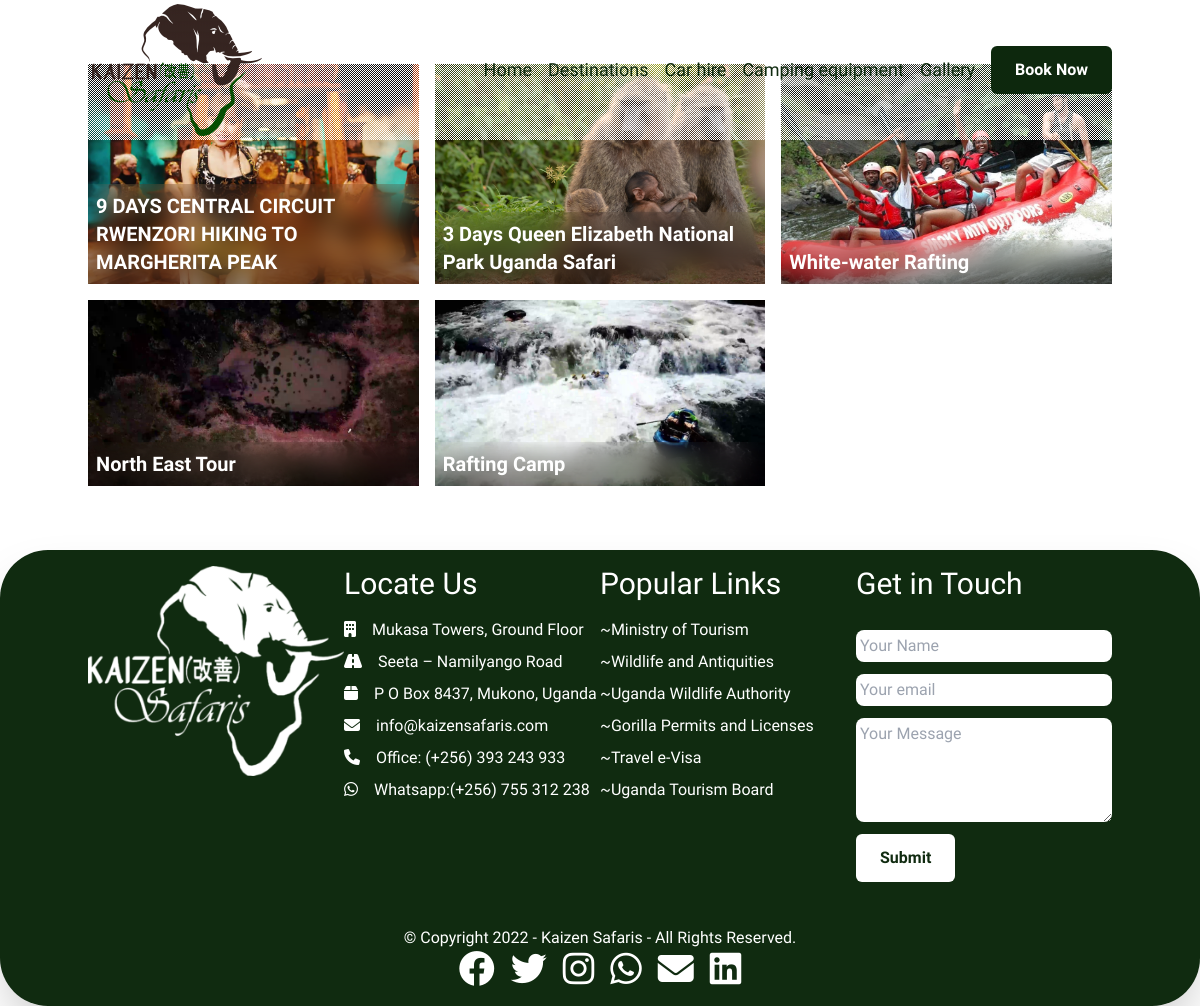
Page /destinations/1/itineraries/ on the committed database.
### destinations/models.py (models this page shows, shortened)
class Itinerary(models.Model):
    name = models.CharField(max_length=100)
    image = models.ImageField(null=True)
    destination = models.ForeignKey(Destination, on_delete=models.CASCADE, related_name='itineraries')
    departure_date = models.DateField(blank=True, null=True)
    return_date = models.DateField(blank=True, null=True)
    is_upcoming = models.BooleanField(default=False)
    class Meta:
        verbose_name = 'Itinerary'
        verbose_name_plural = 'Itineraries'
    def Duration(self):
        return str(self.return_date - self.departure_date)[:-9]

### destinations/views.py (the view)
# urls.py: path('<int:pk>/itineraries/', itineraryListView, name='itinerary-list'),
def itineraryListView(request, pk):
    template_name = 'destinations/itinerary-list.html'
    destination = Destination.objects.get(id=pk)
    itineraries = Itinerary.objects.filter(destination=destination)
    context = {
        "itineraries": itineraries
    }
    return render(request, template_name, context)

### destinations/templates/destinations/itinerary-list.html (shortened to what this page needs)
{% extends 'base.html' %}
{% load static %}
{% block content %}
<section id="itineries">
    <div class="container py-16">
        <div class="grid gap-4 sm:grid-cols-2 md:grid-cols-3 2xl:grid-cols-4">
            {% for itinerary in itineraries %}
                <div class="overflow-hidden relative card">
                    <img src="{{ itinerary.image.url }}" alt=""
                        class="w-full h-full object-cover">
                    <div class="absolute top-0 left-0 w-full h-full grid">
                        <div class="mt-auto filter p-2 backdrop-blur-md bg-gradient-to-t from-[rgba(0,0,0,0.4)]">
                            <h2 class="text-white text-xl font-extrabold">
                                <a href="{% url 'destinations:itinerary-detail' itinerary.pk %}" class="hover:text-lime-300">{{ itinerary.name }}</a>
                            </h2>
                        </div>
                    </div>
                </div>
            {% endfor %}
        </div>
    </div>
</section>
{% endblock content %}

### static/css/style.css (style rules this page uses)
html { line-height: 1.5; -webkit-text-size-adjust: 100%; -moz-tab-size: 4; -o-tab-size: 4; tab-size: 4; font-family: ui-sans-serif, system-ui, -apple-system, BlinkMacSystemFont, "Segoe UI", Roboto, "Helvetica Neue", Arial, "Noto Sans", sans-serif, "Apple Color Emoji", "Segoe UI Emoji", "Segoe UI Symbol", "Noto Color Emoji"; }
body { margin: 0; line-height: inherit; }
h1, h2, h3, h4, h5, h6 { font-size: inherit; font-weight: inherit; }
a { color: inherit; text-decoration: inherit; }
blockquote, dl, dd, h1, h2, h3, h4, h5, h6, hr, figure, p, pre { margin: 0; }
img, svg, video, canvas, audio, iframe, embed, object { display: block; vertical-align: middle; }
img, video { max-width: 100%; height: auto; }
.container { width: 100%; }
@media (min-width: 640px) { .container { max-width: 640px; } }
@media (min-width: 768px) { .container { max-width: 768px; } }
@media (min-width: 1024px) { .container { max-width: 1024px; } }
.absolute { position: absolute; }
.relative { position: relative; }
.top-0 { top: 0px; }
.left-0 { left: 0px; }
.mt-auto { margin-top: auto; }
.grid { display: grid; }
.h-full { height: 100%; }
.w-full { width: 100%; }
.gap-4 { gap: 1rem; }
.overflow-hidden { overflow: hidden; }
.overflow-x-hidden { overflow-x: hidden; }
.bg-gradient-to-t { background-image: linear-gradient(to top, var(--tw-gradient-stops)); }
.from-\[rgba\(0\2c 0\2c 0\2c 0\.4\)\] { --tw-gradient-from: rgba(0,0,0,0.4); --tw-gradient-to: rgb(0 0 0 / 0); --tw-gradient-stops: var(--tw-gradient-from), var(--tw-gradient-to); }
.object-cover { -o-object-fit: cover; object-fit: cover; }
.p-2 { padding: 0.5rem; }
.py-16 { padding-top: 4rem; padding-bottom: 4rem; }
.text-xl { font-size: 1.25rem; line-height: 1.75rem; }
.font-extrabold { font-weight: 800; }
.text-white { --tw-text-opacity: 1; color: rgb(255 255 255 / var(--tw-text-opacity)); }
.filter { filter: var(--tw-blur) var(--tw-brightness) var(--tw-contrast) var(--tw-grayscale) var(--tw-hue-rotate) var(--tw-invert) var(--tw-saturate) var(--tw-sepia) var(--tw-drop-shadow); }
.backdrop-blur-md { --tw-backdrop-blur: blur(12px); -webkit-backdrop-filter: var(--tw-backdrop-blur) var(--tw-backdrop-brightness) var(--tw-backdrop-contrast) var(--tw-backdrop-grayscale) var(--tw-backdrop-hue-rotate) var(--tw-backdrop-invert) var(--tw-backdrop-opacity) var(--tw-backdrop-saturate) var(--tw-backdrop-sepia); backdrop-filter: var(--tw-backdrop-blur) var(--tw-backdrop-brightness) var(--tw-backdrop-contrast) var(--tw-backdrop-grayscale) var(--tw-backdrop-hue-rotate) var(--tw-backdrop-invert) var(--tw-backdrop-opacity) var(--tw-backdrop-saturate) var(--tw-backdrop-sepia); }
.container { margin-left: auto; margin-right: auto; }
.card img { transition: transform 1s cubic-bezier(0.165, 0.84, 0.44, 1); }
body { font-family: 'Comic Neue', cursive; }
@media (min-width: 640px) { .sm\:grid-cols-2 { grid-template-columns: repeat(2, minmax(0, 1fr)); } }
@media (min-width: 768px) { .md\:grid-cols-3 { grid-template-columns: repeat(3, minmax(0, 1fr)); } }

### templates/base.html (style rules this page uses)
* { font-family: 'Comic Neue', cursive; }

### rows in the picture
Itinerary: image (picture), name "9 DAYS CENTRAL CIRCUIT RWENZORI HIKING TO MARGHERITA PEAK"
Itinerary: image (picture), name "3 Days Queen Elizabeth National Park Uganda Safari"
Itinerary: image (picture), name "White-water Rafting"
Itinerary: image (picture), name "North East Tour"
Itinerary: image (picture), name "Rafting Camp"
